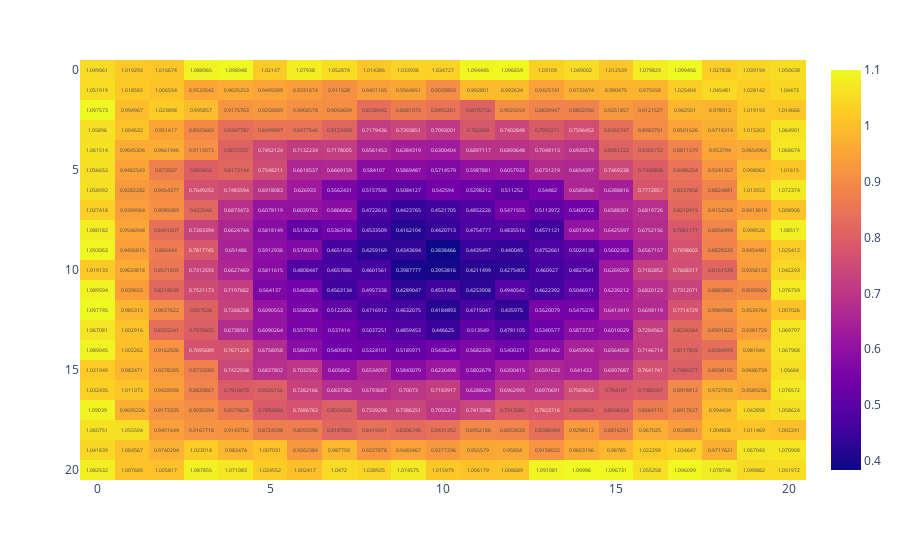

The cell this chart's notebook holds for it:
### Code cell
for iN in range(NN):
    # generate the noise values
    r_x = domainalp[iN] * dt/(pow(dx, 2))
    r_y = domainalp[iN] * dt/(pow(dy, 2))
    fo = r_x + r_y

    # what does this condition mean? no convergence?
    if fo > 0.5000:
        raise Exception("Numerical stability requires Fo <= 1/2")
        exit()

    # we create a matrix of values
    nx = (int) (L / dx + 1)
    ny = (int) (H / dx + 1)

    grid = np.empty((nx, ny))

    # find center
    ic = (int) ((nx - 1) / 2) # no plus one, index starts at 0
    jc = (int) ((ny - 1) / 2)

    # set boundary conditions
    T = np.zeros((nx, ny))

    # column 0
    T[:,0] = 1

    # column ny - 1
    T[:, ny-1] = 1

    # row 0
    T[0, :] = 1

    # row nx - 1
    T[nx - 1, :] = 1

    # I had difficulty telling what this step does?? are they not 0 and 1?)
    Tmin = np.min(np.min(T)) 
    Tmax = np.max(np.max(T)) 
    
    # iterative component
    n = 0 # index

    nmax = (int) (tmax/dt)
    print(nmax)

    CenterT = [] # center temperature
    AveT = []
    SaveIndex = 0
    iSave = 0
    bSaveImage = 0

    fig = plt.figure()

    while n < nmax:
            n = n + 1
            SaveIndex = SaveIndex + 1

            T_n = T

            # define temperature values
            for j in range(1, nx - 1):
                for i in range(1, nx - 1):
                     T[j][i]= T_n[j][i] + r_x*(T_n[j][i+1]-2*T_n[j][i]+T_n[j][i-1]) + r_y*(T_n[j+1][i]-2*T_n[j][i]+T_n[j-1][i])

            a = T.shape
            NoiseT = T + 0.1 * np.random.rand(a[0], a[1])

    fig = px.imshow(NoiseT, text_auto=True, aspect="auto")
    fig.show()
            

    # plt.imshow(NoiseT, cmap='hot', interpolation='nearest')

### Figure 1 — Plotly figure (JSON) as saved in the notebook; plotly's stock layout.template omitted (floating-point values rounded to 4 significant figures; data arrays with more than 128 entries replaced by an {"elided": "..."} marker saying what was removed)
{"data": [{"coloraxis": "coloraxis", "hovertemplate": "x: %{x}<br>y: %{y}<br>color: %{z}<extra></extra>", "name": "0", "texttemplate": "%{z}", "type": "heatmap", "xaxis": "x", "yaxis": "y", "z": {"elided": "21x21 float values"}}], "layout": {"coloraxis": {"colorscale": [[0, "#0d0887"], [0.1111, "#46039f"], [0.2222, "#7201a8"], [0.3333, "#9c179e"], [0.4444, "#bd3786"], [0.5556, "#d8576b"], [0.6667, "#ed7953"], [0.7778, "#fb9f3a"], [0.8889, "#fdca26"], [1, "#f0f921"]]}, "margin": {"t": 60}, "xaxis": {"anchor": "y", "domain": [0, 1]}, "yaxis": {"anchor": "x", "autorange": "reversed", "domain": [0, 1]}}}
